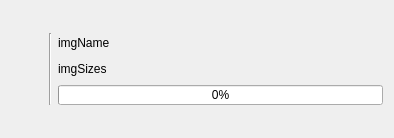
<?xml version="1.0" encoding="UTF-8"?>
<ui version="4.0">
 <class>ITmagesItem</class>
 <widget class="QWidget" name="ITmagesItem">
  <property name="geometry">
   <rect>
    <x>0</x>
    <y>0</y>
    <width>394</width>
    <height>138</height>
   </rect>
  </property>
  <property name="windowTitle">
   <string notr="true">Form</string>
  </property>
  <layout class="QGridLayout" name="gridLayout">
   <item row="0" column="0">
    <layout class="QGridLayout" name="gridLayout_3">
     <item row="0" column="3">
      <widget class="QLabel" name="lblImgPath">
       <property name="sizePolicy">
        <sizepolicy hsizetype="Preferred" vsizetype="Fixed">
         <horstretch>0</horstretch>
         <verstretch>0</verstretch>
        </sizepolicy>
       </property>
       <property name="text">
        <string notr="true">imgName</string>
       </property>
      </widget>
     </item>
     <item row="1" column="3">
      <widget class="QLabel" name="lblSizes">
       <property name="sizePolicy">
        <sizepolicy hsizetype="Preferred" vsizetype="Fixed">
         <horstretch>0</horstretch>
         <verstretch>0</verstretch>
        </sizepolicy>
       </property>
       <property name="text">
        <string notr="true">imgSizes</string>
       </property>
      </widget>
     </item>
     <item row="2" column="3" colspan="6">
      <widget class="QProgressBar" name="bar">
       <property name="sizePolicy">
        <sizepolicy hsizetype="Preferred" vsizetype="Preferred">
         <horstretch>0</horstretch>
         <verstretch>0</verstretch>
        </sizepolicy>
       </property>
       <property name="maximumSize">
        <size>
         <width>16777215</width>
         <height>20</height>
        </size>
       </property>
       <property name="value">
        <number>0</number>
       </property>
      </widget>
     </item>
     <item row="0" column="7" colspan="2">
      <widget class="QPushButton" name="btnClose">
       <property name="sizePolicy">
        <sizepolicy hsizetype="Fixed" vsizetype="Fixed">
         <horstretch>0</horstretch>
         <verstretch>0</verstretch>
        </sizepolicy>
       </property>
       <property name="minimumSize">
        <size>
         <width>20</width>
         <height>20</height>
        </size>
       </property>
       <property name="maximumSize">
        <size>
         <width>20</width>
         <height>20</height>
        </size>
       </property>
       <property name="toolTip">
        <string>Remove current image</string>
       </property>
       <property name="styleSheet">
        <string notr="true">QPushButton {  border: none;  padding: 0px;  } 
QPushButton:pressed { padding: 3px 0px 0px 3px; }</string>
       </property>
       <property name="text">
        <string/>
       </property>
      </widget>
     </item>
     <item row="1" column="7" colspan="2">
      <widget class="QPushButton" name="btnBrowser">
       <property name="sizePolicy">
        <sizepolicy hsizetype="Fixed" vsizetype="Fixed">
         <horstretch>0</horstretch>
         <verstretch>0</verstretch>
        </sizepolicy>
       </property>
       <property name="minimumSize">
        <size>
         <width>20</width>
         <height>20</height>
        </size>
       </property>
       <property name="maximumSize">
        <size>
         <width>20</width>
         <height>20</height>
        </size>
       </property>
       <property name="toolTip">
        <string>Open page with all links</string>
       </property>
       <property name="styleSheet">
        <string notr="true">QPushButton {  border: none;  padding: 0px;  } 
QPushButton:pressed { padding: 3px 0px 0px 3px; }</string>
       </property>
       <property name="text">
        <string/>
       </property>
      </widget>
     </item>
     <item row="1" column="6">
      <widget class="QPushButton" name="btnCopy">
       <property name="sizePolicy">
        <sizepolicy hsizetype="Fixed" vsizetype="Fixed">
         <horstretch>0</horstretch>
         <verstretch>0</verstretch>
        </sizepolicy>
       </property>
       <property name="minimumSize">
        <size>
         <width>20</width>
         <height>20</height>
        </size>
       </property>
       <property name="maximumSize">
        <size>
         <width>20</width>
         <height>20</height>
        </size>
       </property>
       <property name="toolTip">
        <string/>
       </property>
       <property name="styleSheet">
        <string notr="true">QPushButton {  border: none;  padding: 0px;  } 
QPushButton:pressed { padding: 3px 0px 0px 3px; }</string>
       </property>
       <property name="text">
        <string/>
       </property>
      </widget>
     </item>
     <item row="1" column="5">
      <spacer name="verticalSpacer_2">
       <property name="orientation">
        <enum>Qt::Vertical</enum>
       </property>
       <property name="sizeType">
        <enum>QSizePolicy::Fixed</enum>
       </property>
       <property name="sizeHint" stdset="0">
        <size>
         <width>1</width>
         <height>20</height>
        </size>
       </property>
      </spacer>
     </item>
     <item row="1" column="4">
      <spacer name="horizontalSpacer">
       <property name="orientation">
        <enum>Qt::Horizontal</enum>
       </property>
       <property name="sizeHint" stdset="0">
        <size>
         <width>40</width>
         <height>20</height>
        </size>
       </property>
      </spacer>
     </item>
     <item row="0" column="5">
      <spacer name="verticalSpacer_3">
       <property name="orientation">
        <enum>Qt::Vertical</enum>
       </property>
       <property name="sizeType">
        <enum>QSizePolicy::Fixed</enum>
       </property>
       <property name="sizeHint" stdset="0">
        <size>
         <width>1</width>
         <height>20</height>
        </size>
       </property>
      </spacer>
     </item>
     <item row="0" column="0" rowspan="3" colspan="2">
      <widget class="QPushButton" name="btnImage">
       <property name="sizePolicy">
        <sizepolicy hsizetype="Preferred" vsizetype="Preferred">
         <horstretch>0</horstretch>
         <verstretch>0</verstretch>
        </sizepolicy>
       </property>
       <property name="toolTip">
        <string>Click to open</string>
       </property>
       <property name="styleSheet">
        <string notr="true">QPushButton {  border: none;  padding: 0px;  } 
QPushButton:pressed { padding: 3px 0px 0px 3px; }</string>
       </property>
       <property name="iconSize">
        <size>
         <width>80</width>
         <height>80</height>
        </size>
       </property>
      </widget>
     </item>
     <item row="0" column="2" rowspan="3">
      <widget class="Line" name="line">
       <property name="orientation">
        <enum>Qt::Vertical</enum>
       </property>
      </widget>
     </item>
    </layout>
   </item>
  </layout>
 </widget>
 <resources/>
 <connections/>
</ui>
